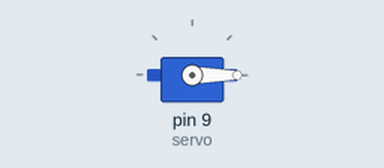
Simulated run of this sketch. Board: Arduino Uno, built with avr-gcc and run on an emulated ATmega328P. Shown: servo.

Above: at 0.05 s.
At 1.05 s:
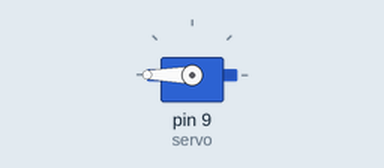
At 2.0 s:
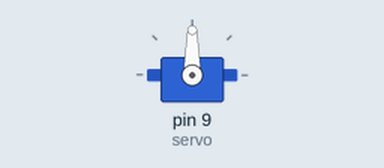
Timing chart, 0 to 5.8 s (numbered marks = the images above):
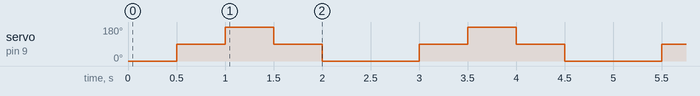

The sketch:

simple_servo.ino
```cpp
#include <Servo.h>

// from https://arduinogetstarted.com/tutorials/arduino-button-servo-motor

Servo servo;

void setup() {
  servo.attach(9);
}

void loop() {
  servo.write(0);
  delay(500);
  servo.write(90);
  delay(500);
  servo.write(180);
  delay(500);
  servo.write(90);
  delay(500);
  servo.write(0);
  delay(500);
}
```

Measured:
- by itself, servo on pin 9 (servo): repeats every 2.5 s: 180° 0.50 s, 90° 0.50 s, 0° 1.0 s, 90° 0.50 s
